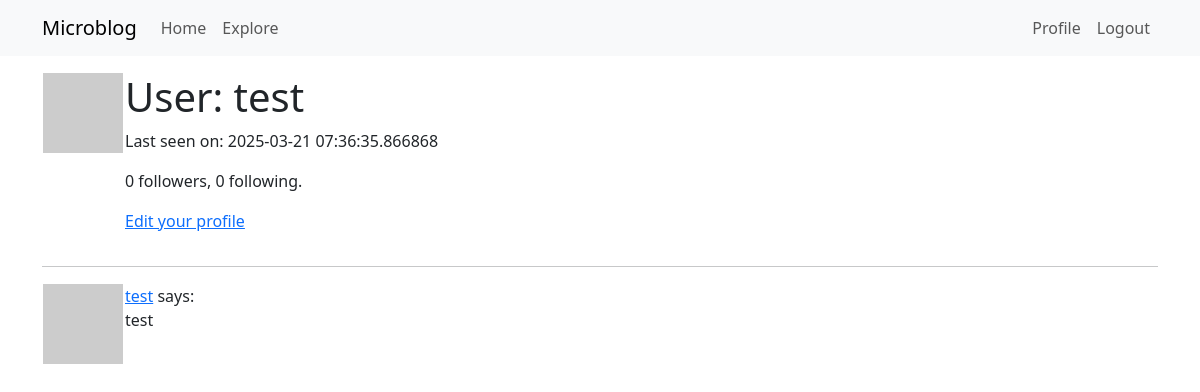
Before: /user/test (signed in) with the older database file.
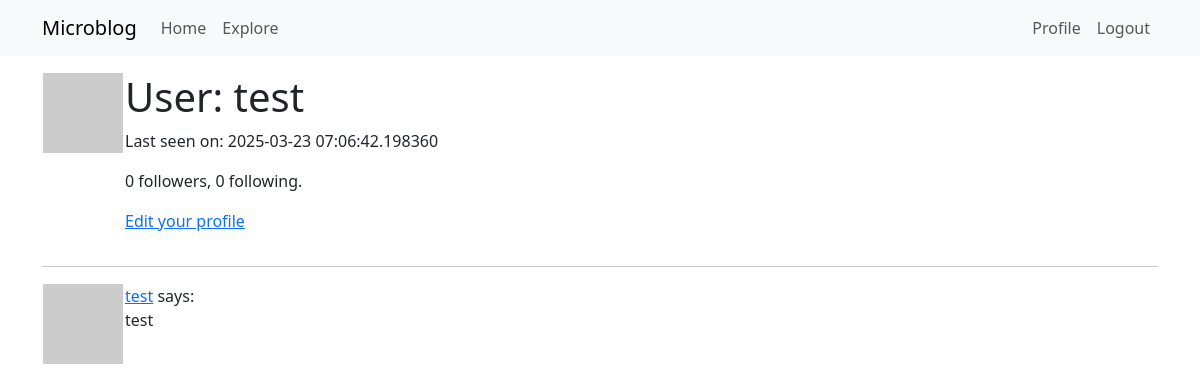
After: the same page with the newer database file.
### app/models.py (models this page shows, shortened)
class User(UserMixin, db.Model):
    id: so.Mapped[int] = so.mapped_column(primary_key=True)
    username: so.Mapped[str] = so.mapped_column(sa.String(64), index=True,unique=True)
    email: so.Mapped[str] = so.mapped_column(sa.String(120), index=True, unique=True)
    password_hash: so.Mapped[Optional[str]] = so.mapped_column(sa.String(256))
    about_me: so.Mapped[Optional[str]] = so.mapped_column(sa.String(140))
    last_seen: so.Mapped[Optional[datetime]] = so.mapped_column(
        default=lambda:datetime.now(timezone.utc)
    )
    posts: so.WriteOnlyMapped['Post'] = so.relationship(back_populates='author')
    following: so.WriteOnlyMapped['User'] = so.relationship(
        secondary=followers, primaryjoin=(followers.c.follower_id == id),
        secondaryjoin=(followers.c.followed_id == id),
        back_populates='followers'
    )
    followers: so.WriteOnlyMapped['User'] = so.relationship(
        secondary=followers, primaryjoin=(followers.c.followed_id == id),
        secondaryjoin=(followers.c.follower_id == id),
        back_populates='following'
    )
    def avatar(self, size):
        digest = md5(self.email.lower().encode('utf-8')).hexdigest()
        return f'https://www.gravatar.com/avatar/{digest}?d=identicon&s={size}'
    def followers_count(self):
        query = sa.select(sa.func.count()).select_from(
            self.followers.select().subquery()
        )
        return db.session.scalar(query)
    def following_count(self):
        query = sa.select(sa.func.count()).select_from(
            self.following.select().subquery()
        )
        return db.session.scalar(query)

### app/routes.py (the view)
@app.route('/user/<username>')
@login_required
def user(username):
    user = db.first_or_404(sa.select(User).where(User.username == username))
    page = request.args.get('page', 1, type=int)
    query = user.posts.select().order_by(Post.timestamp.desc())
    posts = db.paginate(query, page=page, per_page=app.config['POSTS_PER_PAGE'], error_out=False)
    next_url = url_for('user', username=user.username, page=posts.next_num) if posts.has_next else None
    prev_url = url_for('user', username=user.username, page=posts.prev_num) if posts.has_prev else None
    form = EmptyForm()
    return render_template('user.html', user=user, posts=posts.items, next_url=next_url, prev_url=prev_url, form=form)

### app/models.py (called while the page is built)
@login.user_loader
def load_user(id):
    return db.session.get(User, int(id))

### app/routes.py (called while the page is built)
@app.before_request
def before_request():
    if current_user.is_authenticated:
        current_user.last_seen = datetime.now(timezone.utc)
        db.session.commit()

### app/templates/user.html (shortened to what this page needs)
{% extends "base.html" %}
{% block content %}
    <table>
      <tr valign="top">
        <td><img src="{{ user.avatar(128) }}"></td>
        <td>
            <h1>User: {{ user.username }}</h1>
            {% if user.last_seen %}<p>Last seen on: {{ user.last_seen }}</p>{% endif %}
            <p>{{ user.followers_count() }} followers, {{ user.following_count() }} following.</p>
            {% if user == current_user %}
                <p><a href="{{ url_for('edit_profile') }}">Edit your profile</a></p>
            {% endif %}
        </td>
      </tr>
    </table>
    <hr>
    {% for post in posts %}
      {% include '_post.html' %}
    {% endfor %}
{% endblock %}

Changed rows visible on the page:
changed User "test": last_seen "2025-03-21 07:36:35.866868" → "2025-03-23 07:06:42.198360"
